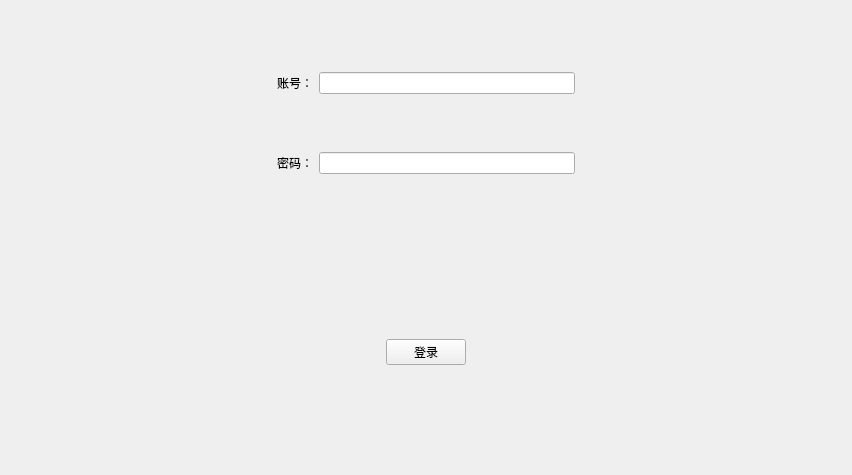
<?xml version="1.0" encoding="UTF-8"?>
<ui version="4.0">
 <class>login</class>
 <widget class="QWidget" name="login">
  <property name="geometry">
   <rect>
    <x>0</x>
    <y>0</y>
    <width>852</width>
    <height>475</height>
   </rect>
  </property>
  <property name="windowTitle">
   <string>Form</string>
  </property>
  <layout class="QGridLayout" name="gridLayout_3">
   <item row="0" column="0">
    <widget class="QWidget" name="widget" native="true">
     <layout class="QGridLayout" name="gridLayout">
      <item row="1" column="2">
       <widget class="QLineEdit" name="lineEdit_pwd">
        <property name="echoMode">
         <enum>QLineEdit::Password</enum>
        </property>
       </widget>
      </item>
      <item row="1" column="1">
       <widget class="QLabel" name="label_2">
        <property name="text">
         <string>密码：</string>
        </property>
       </widget>
      </item>
      <item row="0" column="0">
       <spacer name="horizontalSpacer">
        <property name="orientation">
         <enum>Qt::Horizontal</enum>
        </property>
        <property name="sizeHint" stdset="0">
         <size>
          <width>40</width>
          <height>20</height>
         </size>
        </property>
       </spacer>
      </item>
      <item row="0" column="1">
       <widget class="QLabel" name="label">
        <property name="text">
         <string>账号：</string>
        </property>
       </widget>
      </item>
      <item row="0" column="2">
       <widget class="QLineEdit" name="lineEdit_num"/>
      </item>
      <item row="0" column="3">
       <spacer name="horizontalSpacer_2">
        <property name="orientation">
         <enum>Qt::Horizontal</enum>
        </property>
        <property name="sizeHint" stdset="0">
         <size>
          <width>40</width>
          <height>20</height>
         </size>
        </property>
       </spacer>
      </item>
     </layout>
    </widget>
   </item>
   <item row="1" column="0">
    <widget class="QWidget" name="widget_2" native="true">
     <layout class="QGridLayout" name="gridLayout_2">
      <item row="0" column="0">
       <spacer name="horizontalSpacer_3">
        <property name="orientation">
         <enum>Qt::Horizontal</enum>
        </property>
        <property name="sizeHint" stdset="0">
         <size>
          <width>40</width>
          <height>20</height>
         </size>
        </property>
       </spacer>
      </item>
      <item row="0" column="1">
       <widget class="QPushButton" name="btn_login">
        <property name="text">
         <string>登录</string>
        </property>
       </widget>
      </item>
      <item row="0" column="2">
       <spacer name="horizontalSpacer_4">
        <property name="orientation">
         <enum>Qt::Horizontal</enum>
        </property>
        <property name="sizeHint" stdset="0">
         <size>
          <width>40</width>
          <height>20</height>
         </size>
        </property>
       </spacer>
      </item>
     </layout>
    </widget>
   </item>
  </layout>
 </widget>
 <resources/>
 <connections/>
</ui>
